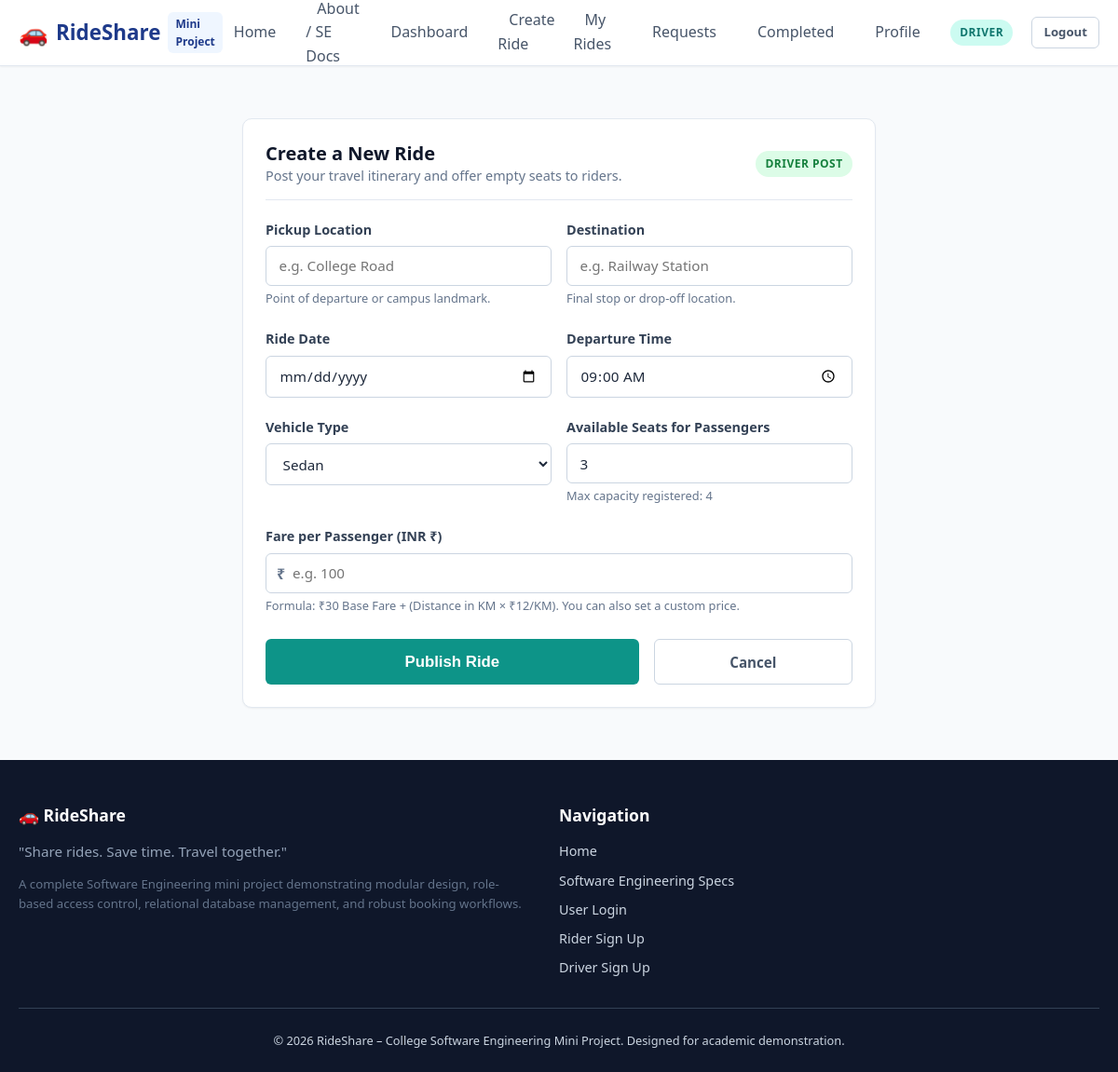
/driver/create-ride (signed in), run on the app's committed database.
### tables this page shows
CREATE TABLE users (
    id INTEGER PRIMARY KEY AUTOINCREMENT,
    name TEXT NOT NULL,
    email TEXT NOT NULL UNIQUE,
    phone TEXT NOT NULL,
    password_hash TEXT NOT NULL,
    role TEXT NOT NULL CHECK(role IN ('rider', 'driver', 'admin')),
    status TEXT NOT NULL DEFAULT 'active' CHECK(status IN ('active', 'inactive')),
    created_at TIMESTAMP DEFAULT CURRENT_TIMESTAMP
);

CREATE TABLE drivers (
    id INTEGER PRIMARY KEY AUTOINCREMENT,
    user_id INTEGER NOT NULL UNIQUE,
    license_number TEXT NOT NULL UNIQUE,
    vehicle_type TEXT NOT NULL,
    vehicle_model TEXT NOT NULL,
    vehicle_number TEXT NOT NULL UNIQUE,
    total_seats INTEGER NOT NULL CHECK(total_seats > 0),
    created_at TIMESTAMP DEFAULT CURRENT_TIMESTAMP,
    FOREIGN KEY (user_id) REFERENCES users(id) ON DELETE CASCADE
);

### routes/driver_routes.py (the view, shortened to what this page needs)
@driver_bp.route('/create-ride', methods=['GET', 'POST'])
@role_required('driver')
def create_ride():
    driver = get_current_driver()
    if not driver:
        flash("Driver profile not found.", "danger")
        return redirect(url_for('main.index'))
    return render_template('driver/create_ride.html', driver=driver)

### database/db.py (called while the page is built)
def get_db():
    if 'db' not in g:
        db_path = current_app.config.get('DATABASE_PATH')
        os.makedirs(os.path.dirname(db_path), exist_ok=True)
        g.db = sqlite3.connect(db_path)
        g.db.row_factory = sqlite3.Row
        g.db.execute("PRAGMA foreign_keys = ON;")
    return g.db

### models/driver.py (called while the page is built)
    @staticmethod
    def find_by_user_id(user_id):
        db = get_db()
        cursor = db.cursor()
        cursor.execute("""
            SELECT d.*, u.name, u.email, u.phone, u.status as user_status
            FROM drivers d
            JOIN users u ON d.user_id = u.id
            WHERE d.user_id = ?
        """, (user_id,))
        return cursor.fetchone()

### routes/driver_routes.py (called while the page is built)
def get_current_driver():
    user_id = session.get('user_id')
    return Driver.find_by_user_id(user_id)

### templates/driver/create_ride.html (shortened to what this page needs)
{% extends "base.html" %}
{% block content %}
<div style="max-width: 680px; margin: 1.5rem auto;">
    <div class="card">
        <div class="card-header">
            <div>
                <h2 class="card-title">Create a New Ride</h2>
                <p style="color: var(--gray-600); font-size: 0.9rem; margin: 0;">
                    Post your travel itinerary and offer empty seats to riders.
                </p>
            </div>
            <span class="badge badge-available">Driver Post</span>
        </div>
        <form action="{{ url_for('driver.create_ride') }}" method="POST">
            <div class="form-row">
                <div class="form-col">
                    <div class="form-group">
                        <label for="pickup_location" class="form-label">Pickup Location</label>
                        <input type="text" id="pickup_location" name="pickup_location" class="form-control" placeholder="e.g. College Road" required value="{{ pickup_location or '' }}">
                        <span class="form-text">Point of departure or campus landmark.</span>
                    </div>
                </div>
                <div class="form-col">
                    <div class="form-group">
                        <label for="destination" class="form-label">Destination</label>
                        <input type="text" id="destination" name="destination" class="form-control" placeholder="e.g. Railway Station" required value="{{ destination or '' }}">
                        <span class="form-text">Final stop or drop-off location.</span>
                    </div>
                </div>
            </div>
            <div class="form-row">
                <div class="form-col">
                    <div class="form-group">
                        <label for="ride_date" class="form-label">Ride Date</label>
                        <input type="date" id="ride_date" name="ride_date" class="form-control" required value="{{ ride_date or '' }}">
                    </div>
                </div>
                <div class="form-col">
                    <div class="form-group">
                        <label for="departure_time" class="form-label">Departure Time</label>
                        <input type="time" id="departure_time" name="departure_time" class="form-control" required value="{{ departure_time or '09:00' }}">
                    </div>
                </div>
            </div>
            <div class="form-row">
                <div class="form-col">
                    <div class="form-group">
                        <label for="vehicle_type" class="form-label">Vehicle Type</label>
                        <select id="vehicle_type" name="vehicle_type" class="form-control" required>
                            <option value="Sedan" {% if (vehicle_type or driver['vehicle_type']) == 'Sedan' %}selected{% endif %}>Sedan</option>
                        </select>
                    </div>
                </div>
                <div class="form-col">
                    <div class="form-group">
                        <label for="available_seats" class="form-label">Available Seats for Passengers</label>
                        <input type="number" id="available_seats" name="available_seats" class="form-control" min="1" max="{{ driver['total_seats'] }}" placeholder="Max {{ driver['total_seats'] }}" required value="{{ available_seats or (driver['total_seats'] - 1) }}">
                        <span class="form-text">Max capacity registered: {{ driver['total_seats'] }}</span>
                    </div>
                </div>
            </div>
            <div class="form-group">
                <label for="fare_per_passenger" class="form-label">Fare per Passenger (INR ₹)</label>
                <div style="position: relative;">
                    <span style="position: absolute; left: 12px; top: 10px; font-weight: 700; color: var(--gray-600);">₹</span>
                    <input type="number" step="0.5" min="0" id="fare_per_passenger" name="fare_per_passenger" class="form-control" style="padding-left: 28px;" placeholder="e.g. 100" required value="{{ fare_per_passenger or '' }}">
                </div>
                <span class="form-text">
                    Formula: ₹30 Base Fare + (Distance in KM × ₹12/KM). You can also set a custom price.
                </span>
            </div>
            <div style="display: flex; gap: 1rem; margin-top: 1.5rem;">
                <button type="submit" class="btn btn-secondary btn-lg" style="flex: 2;">
                    Publish Ride
                </button>
                <a href="{{ url_for('driver.dashboard') }}" class="btn btn-outline" style="flex: 1;">Cancel</a>
            </div>
        </form>
    </div>
</div>
{% endblock %}

### templates/base.html (shortened to what this page needs)
<!DOCTYPE html>
<html lang="en">
<head>
    <link rel="stylesheet" href="{{ url_for('static', filename='css/style.css') }}">
    <link rel="stylesheet" href="https://unpkg.com/leaflet@1.9.4/dist/leaflet.css" />
</head>
<body>
    <header class="site-header">
        <div class="container">
            <nav class="navbar">
                <a href="{{ url_for('main.index') }}" class="brand-logo">
                    <span class="logo-icon">🚗</span>
                    <span>RideShare</span>
                    <span class="brand-badge">Mini Project</span>
                </a>
                <ul class="nav-links" id="navLinks">
                    <li><a href="{{ url_for('main.index') }}" class="nav-link">Home</a></li>
                    <li><a href="{{ url_for('main.about') }}" class="nav-link">About / SE Docs</a></li>
                    {% if session.get('user_id') %}
                        {% if session.get('role') == 'rider' %}
                            <li><a href="{{ url_for('rider.dashboard') }}" class="nav-link">Dashboard</a></li>
                            <li><a href="{{ url_for('rider.search') }}" class="nav-link">Find Ride</a></li>
                            <li><a href="{{ url_for('rider.my_bookings') }}" class="nav-link">My Bookings</a></li>
                            <li><a href="{{ url_for('rider.ride_history') }}" class="nav-link">History</a></li>
                            <li><a href="{{ url_for('main.profile') }}" class="nav-link">Profile</a></li>
                        {% elif session.get('role') == 'driver' %}
                            <li><a href="{{ url_for('driver.dashboard') }}" class="nav-link">Dashboard</a></li>
                            <li><a href="{{ url_for('driver.create_ride') }}" class="nav-link">Create Ride</a></li>
                            <li><a href="{{ url_for('driver.my_rides') }}" class="nav-link">My Rides</a></li>
                            <li><a href="{{ url_for('driver.ride_requests') }}" class="nav-link">Requests</a></li>
                            <li><a href="{{ url_for('driver.completed_rides') }}" class="nav-link">Completed</a></li>
                            <li><a href="{{ url_for('main.profile') }}" class="nav-link">Profile</a></li>
                        {% endif %}
                        <li>
                            <span class="role-badge {{ session.get('role') }}">
                                {{ session.get('role') }}
                            </span>
                        </li>
                        <li>
                            <a href="{{ url_for('auth.logout') }}" class="btn btn-outline btn-sm">Logout</a>
                        </li>
                    {% endif %}
                </ul>
            </nav>
        </div>
    </header>
    <main class="main-content">
        <div class="container">
            {% block content %}{% endblock %}
        </div>
    </main>
    <footer class="site-footer">
        <div class="container">
            <div class="footer-grid">
                <div>
                    <h3 class="footer-title">🚗 RideShare</h3>
                    <p style="color: #94a3b8; font-size: 0.95rem;">
                        "Share rides. Save time. Travel together."
                    </p>
                    <p style="color: #64748b; font-size: 0.825rem; margin-top: 0.5rem;">
                        A complete Software Engineering mini project demonstrating modular design, role-based access control, relational database management, and robust booking workflows.
                    </p>
                </div>
                <div>
                    <h4 class="footer-title">Navigation</h4>
                    <ul class="footer-links">
                        <li><a href="{{ url_for('main.index') }}">Home</a></li>
                        <li><a href="{{ url_for('main.about') }}">Software Engineering Specs</a></li>
                        <li><a href="{{ url_for('auth.login') }}">User Login</a></li>
                        <li><a href="{{ url_for('auth.register_rider') }}">Rider Sign Up</a></li>
                        <li><a href="{{ url_for('auth.register_driver') }}">Driver Sign Up</a></li>
                    </ul>
                </div>
            </div>
            <div class="footer-bottom">
                &copy; 2026 RideShare – College Software Engineering Mini Project. Designed for academic demonstration.
            </div>
        </div>
    </footer>
</body>
</html>

### data on the page
users: get "DRIVER"
drivers: vehicle_type "Sedan", available_seats "3", total_seats "4"
